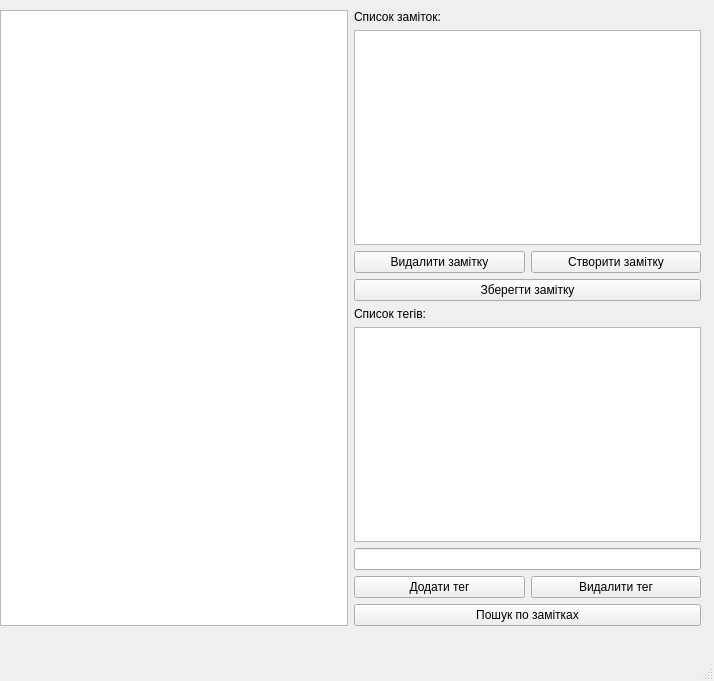
<?xml version="1.0" encoding="UTF-8"?>
<ui version="4.0">
 <class>MainWindow</class>
 <widget class="QMainWindow" name="MainWindow">
  <property name="geometry">
   <rect>
    <x>0</x>
    <y>0</y>
    <width>714</width>
    <height>681</height>
   </rect>
  </property>
  <property name="windowTitle">
   <string>MainWindow</string>
  </property>
  <widget class="QWidget" name="centralwidget">
   <widget class="QWidget" name="layoutWidget">
    <property name="geometry">
     <rect>
      <x>0</x>
      <y>10</y>
      <width>701</width>
      <height>616</height>
     </rect>
    </property>
    <layout class="QGridLayout" name="gridLayout">
     <item row="0" column="0" rowspan="7">
      <widget class="QTextEdit" name="textEdit">
       <property name="html">
        <string>&lt;!DOCTYPE HTML PUBLIC &quot;-//W3C//DTD HTML 4.0//EN&quot; &quot;http://www.w3.org/TR/REC-html40/strict.dtd&quot;&gt;
&lt;html&gt;&lt;head&gt;&lt;meta name=&quot;qrichtext&quot; content=&quot;1&quot; /&gt;&lt;style type=&quot;text/css&quot;&gt;
p, li { white-space: pre-wrap; }
&lt;/style&gt;&lt;/head&gt;&lt;body style=&quot; font-family:'MS Shell Dlg 2'; font-size:7.8pt; font-weight:400; font-style:normal;&quot;&gt;
&lt;p style=&quot;-qt-paragraph-type:empty; margin-top:0px; margin-bottom:0px; margin-left:0px; margin-right:0px; -qt-block-indent:0; text-indent:0px;&quot;&gt;&lt;br /&gt;&lt;/p&gt;&lt;/body&gt;&lt;/html&gt;</string>
       </property>
      </widget>
     </item>
     <item row="0" column="1">
      <widget class="QLabel" name="label">
       <property name="text">
        <string>Список заміток:</string>
       </property>
      </widget>
     </item>
     <item row="1" column="1">
      <widget class="QListWidget" name="lw_notes"/>
     </item>
     <item row="2" column="1">
      <layout class="QVBoxLayout" name="verticalLayout">
       <item>
        <layout class="QHBoxLayout" name="horizontalLayout">
         <item>
          <widget class="QPushButton" name="btn_del">
           <property name="text">
            <string>Видалити замітку</string>
           </property>
          </widget>
         </item>
         <item>
          <widget class="QPushButton" name="btn_create">
           <property name="text">
            <string>Створити замітку</string>
           </property>
          </widget>
         </item>
        </layout>
       </item>
       <item>
        <widget class="QPushButton" name="btn_save">
         <property name="text">
          <string>Зберегти замітку</string>
         </property>
        </widget>
       </item>
      </layout>
     </item>
     <item row="3" column="1">
      <widget class="QLabel" name="label_2">
       <property name="text">
        <string>Список тегів:</string>
       </property>
      </widget>
     </item>
     <item row="4" column="1">
      <widget class="QListWidget" name="lw_tags"/>
     </item>
     <item row="5" column="1">
      <widget class="QLineEdit" name="lineEdit"/>
     </item>
     <item row="6" column="1">
      <layout class="QVBoxLayout" name="verticalLayout_2">
       <item>
        <layout class="QHBoxLayout" name="horizontalLayout_2">
         <item>
          <widget class="QPushButton" name="tag_del">
           <property name="text">
            <string>Додати тег</string>
           </property>
          </widget>
         </item>
         <item>
          <widget class="QPushButton" name="tag_create">
           <property name="text">
            <string>Видалити тег</string>
           </property>
          </widget>
         </item>
        </layout>
       </item>
       <item>
        <widget class="QPushButton" name="tag_search">
         <property name="text">
          <string>Пошук по замітках</string>
         </property>
        </widget>
       </item>
      </layout>
     </item>
    </layout>
   </widget>
  </widget>
  <widget class="QMenuBar" name="menubar">
   <property name="geometry">
    <rect>
     <x>0</x>
     <y>0</y>
     <width>714</width>
     <height>26</height>
    </rect>
   </property>
  </widget>
  <widget class="QStatusBar" name="statusbar"/>
 </widget>
 <resources/>
 <connections/>
</ui>
